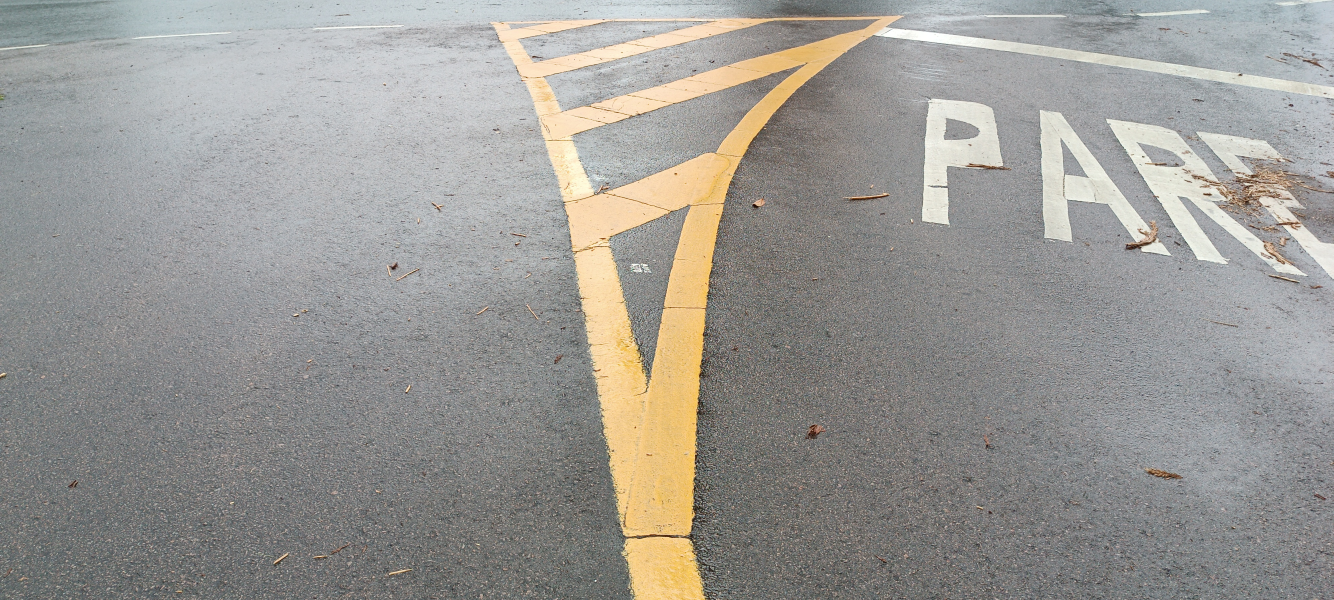
#> input picture study/random/IMG_20240218_105450.jpg, 4000 x 1800 px, found by its file name (shown at 1/3 size)
$ python image-threshold-laplacian.py   (older library calls are emulated)
#> lines starting #> are read from the running program, lines starting #| are printed output that depends on the picture
# Applying thresholding (filtro bilateral)
# https://professor.luzerna.ifc.edu.br/ricardo-antonello/wp-content/uploads/sites/8/2017/02/Livro-Introdu%C3%A7%C3%A3o-a-Vis%C3%A3o-Computacional-com-Python-e-OpenCV-1.pdf

import cv2
import numpy as np

# Carregar a imagem
img = cv2.imread('IMG_20240218_105450.jpg')
#> img is the input picture: shape (1800, 4000, 3); mean B, G, R 148.5, 152.7, 154.4

# Aplicar limiarização
img = cv2.cvtColor(img, cv2.COLOR_BGR2GRAY)
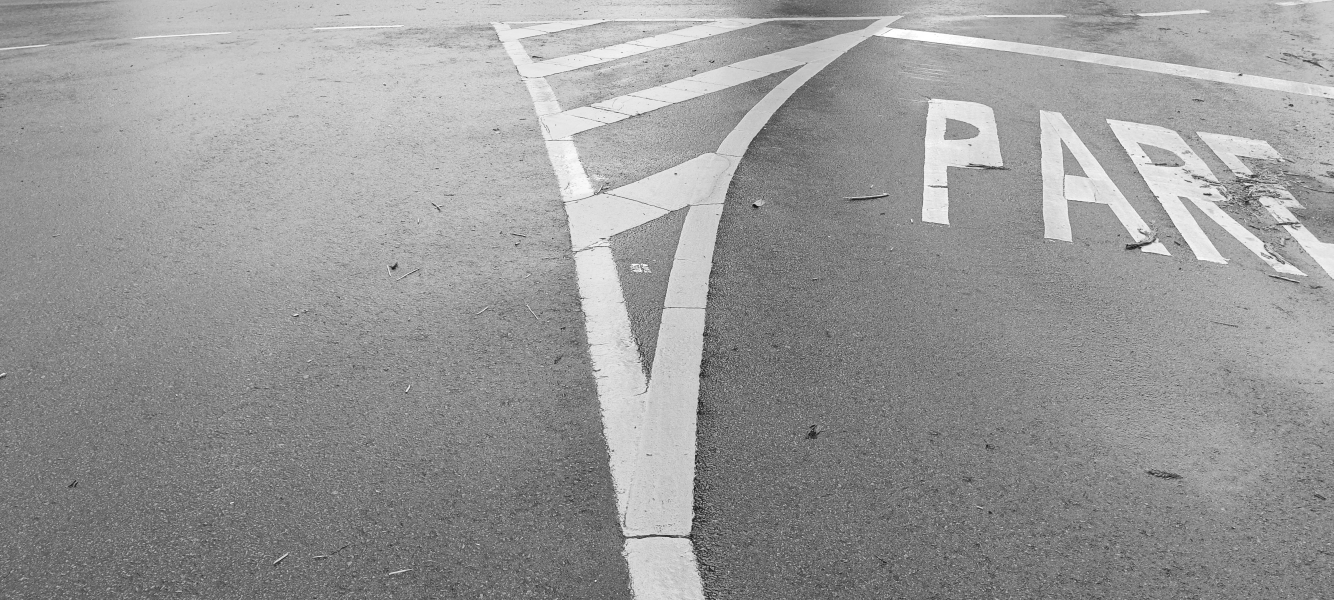
#> img: shape (1800, 4000) (shown at 1/3 size); min 1, max 255, mean 152.7
lap = cv2.Laplacian(img, cv2.CV_64F)
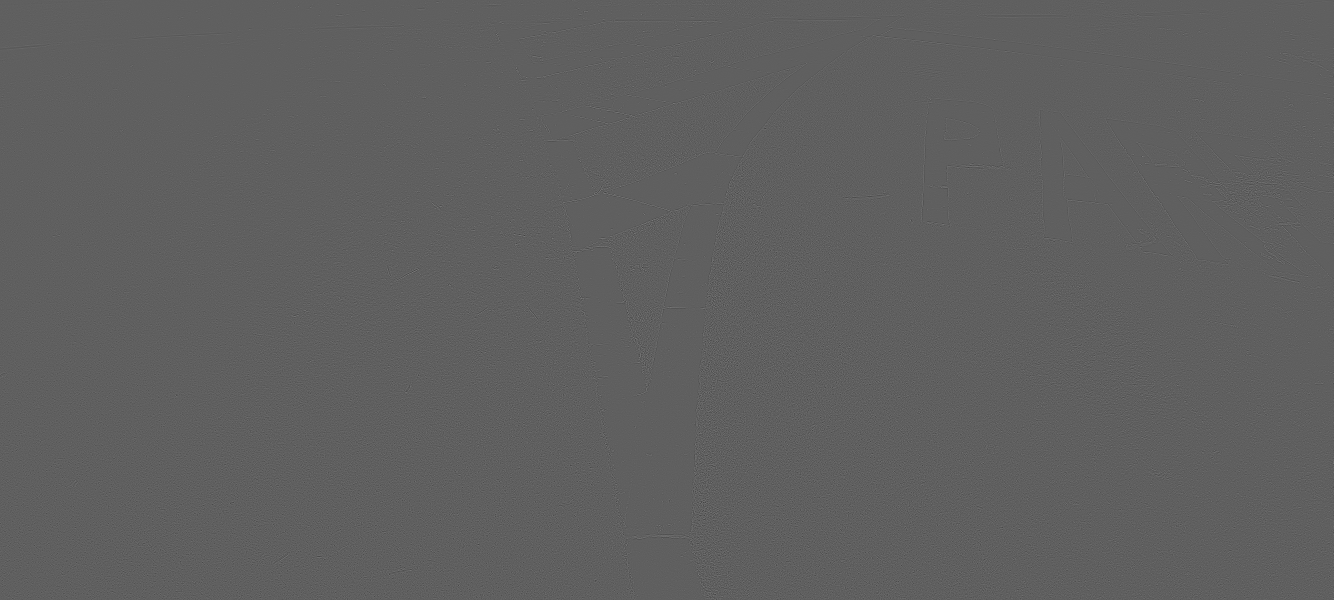
#> lap: shape (1800, 4000) float64 (shown at 1/3 size); min -311, max 515, mean 0; drawn with min black and max white
lap = np.uint8(np.absolute(lap))
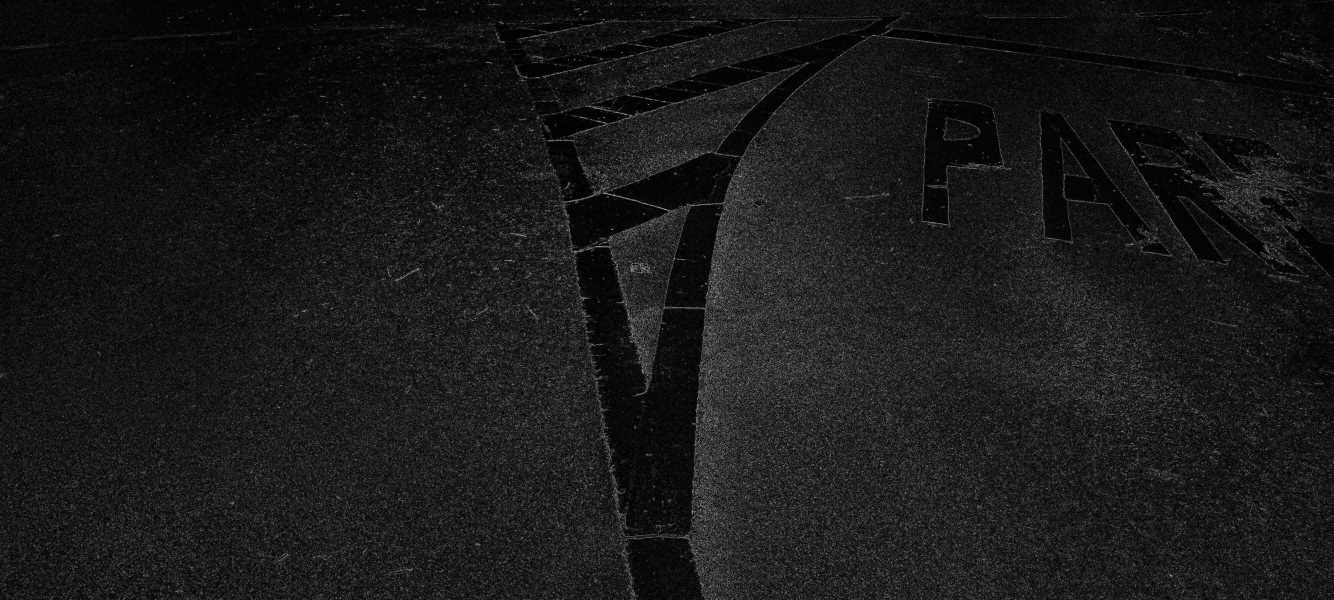
#> lap: shape (1800, 4000) (shown at 1/3 size); min 0, max 255, mean 25.3
resultado = np.vstack([img, lap])
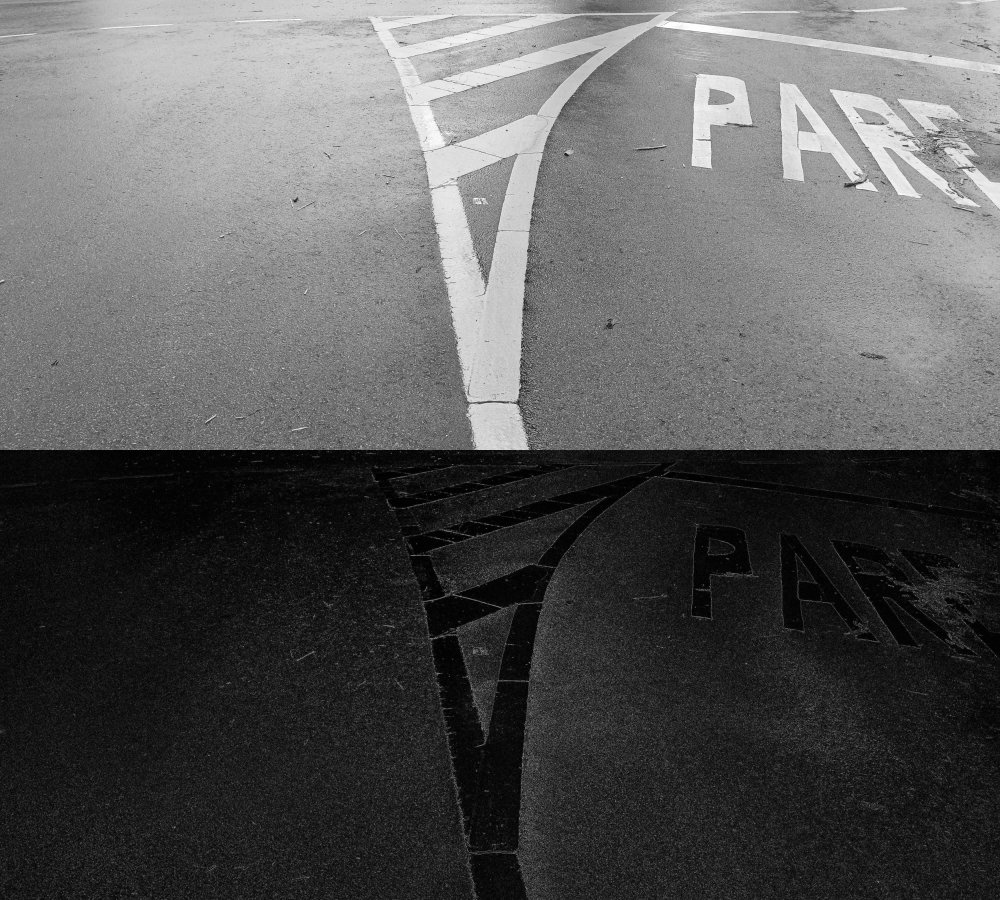
#> resultado: shape (3600, 4000) (shown at 1/4 size); min 0, max 255, mean 89

# Exibir a imagem
cv2.namedWindow('Binarization Image', cv2.WINDOW_NORMAL)
cv2.resizeWindow('Binarization Image', 1800, 800)
cv2.imshow('Binarization Image', resultado)
cv2.waitKey(0)
cv2.destroyAllWindows()

$ run again, with study/random/random7.jpg copied over study/random/IMG_20240218_105450.jpg
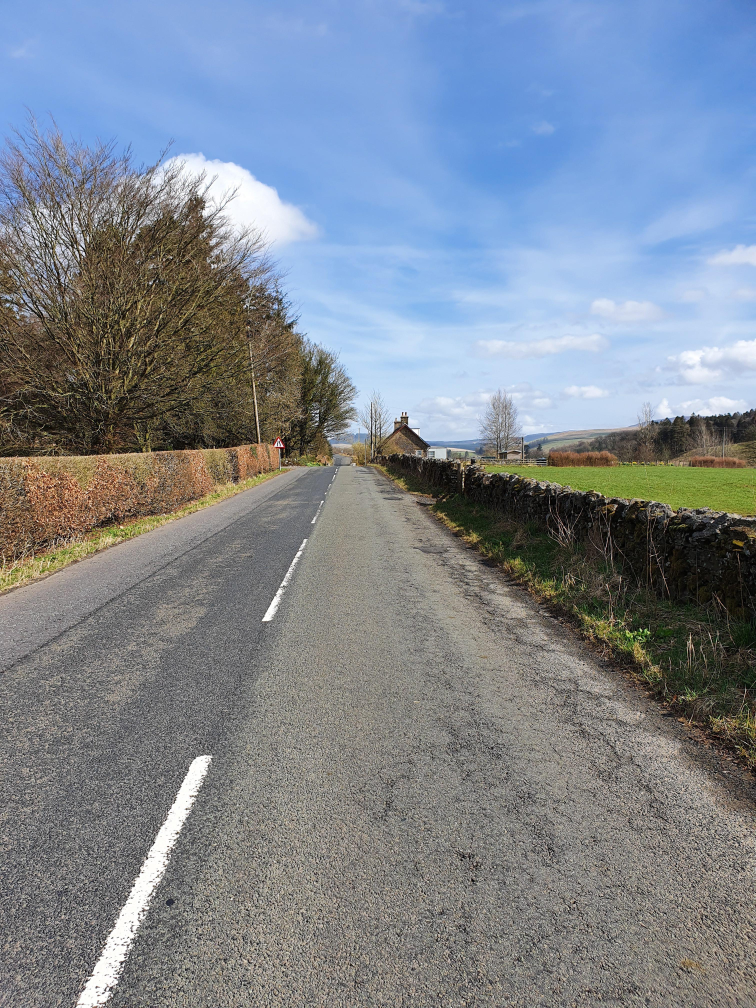
#> input picture study/random/random7.jpg, 3024 x 4032 px, found by its file name (shown at 1/4 size)
#> img is the input picture: shape (4032, 3024, 3); mean B, G, R 144.4, 134.2, 125.9
#> img: shape (4032, 3024)
#> `lap = np.uint8(np.absolute(lap))`:
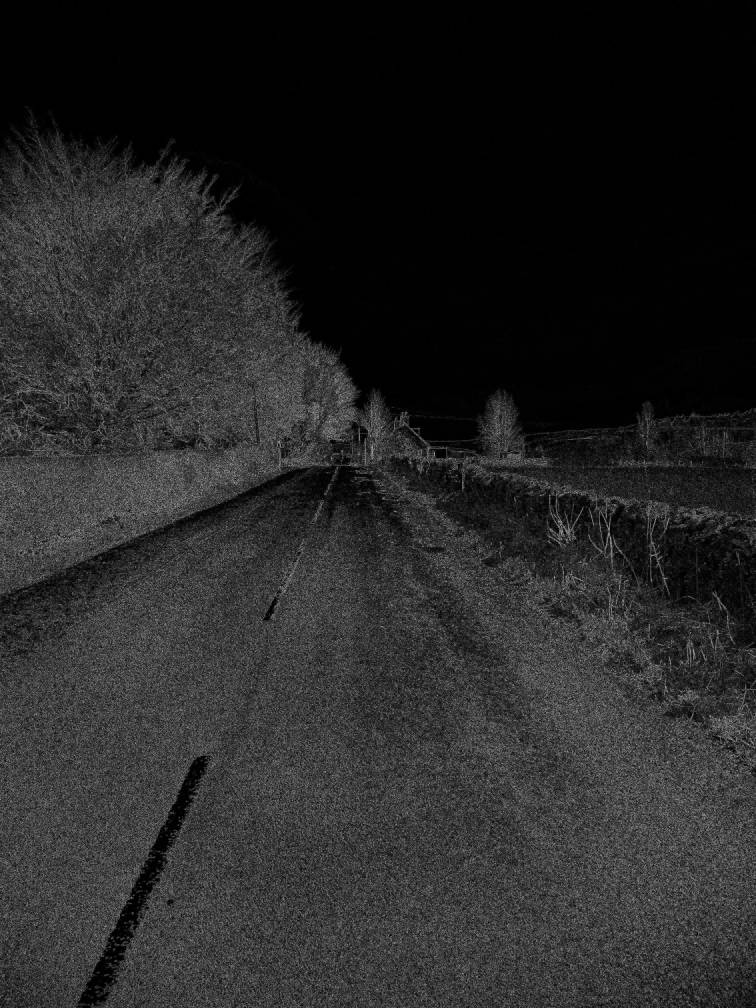
#> lap: shape (4032, 3024) (shown at 1/4 size); min 0, max 255, mean 39.2
#> `resultado = np.vstack([img, lap])`:
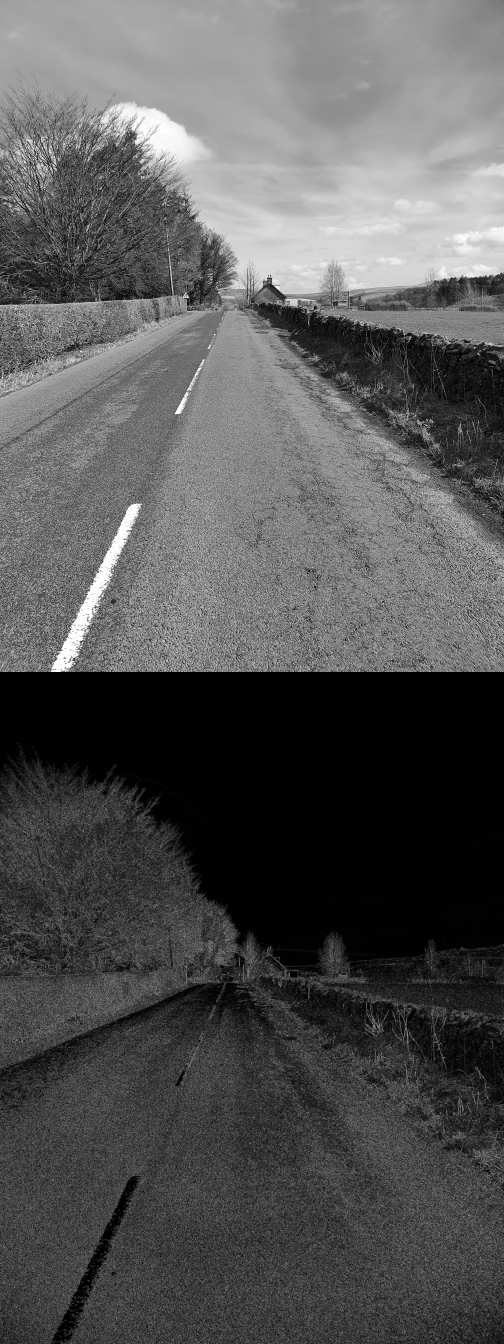
#> resultado: shape (8064, 3024) (shown at 1/6 size); min 0, max 255, mean 86
